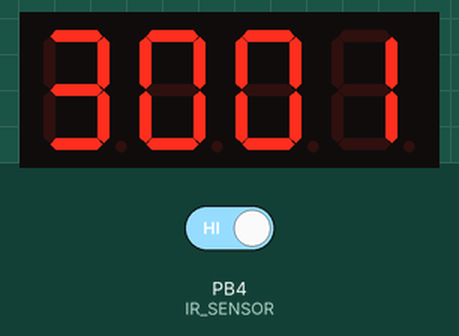
The sketch below on a simulated ATtiny85, built with avr-gcc and run on an emulated ATtiny85. Shown: 4-digit seven-segment display. The test bench sets the inputs (shaded band); at power-on: PB4 (IR_SENSOR) HIGH. What the sketch prints to the serial monitor is not drawn.

Above: at 0.1 s.
At 3.4 s:
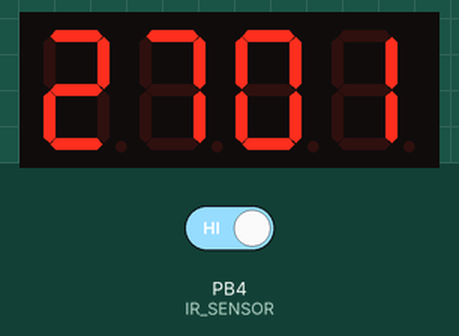
At 7.8 s:
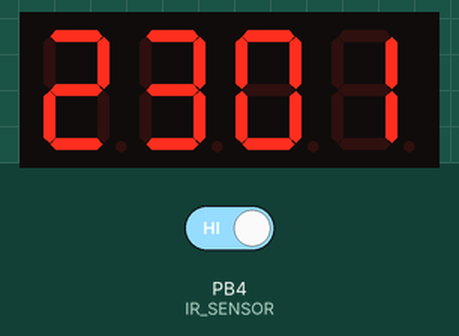
At 16.6 s:
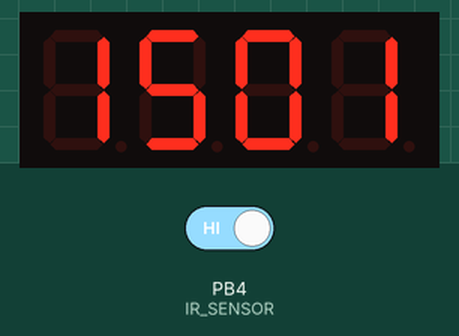
At 25.5 s:
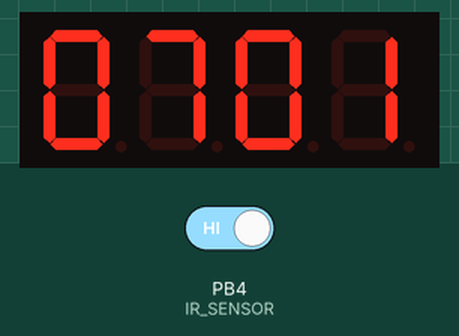
At 33.2 s:
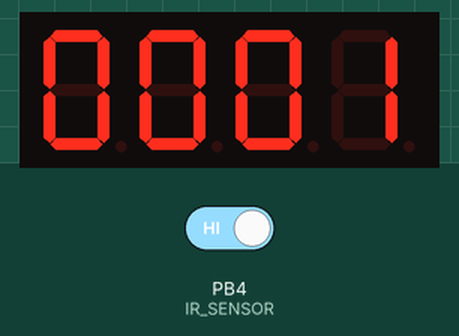

The sketch:

scoreboard.ino
```cpp
#include <Wire.h>
#include "Adafruit_LEDBackpack.h"
#include "Adafruit_GFX.h"

Adafruit_7segment matrix = Adafruit_7segment();

#define PIN 1
#define     IR_LED                 13
#define     IR_SENSOR              4

void setup() {
#ifndef __AVR_ATtiny85__
  Serial.begin(9600);
  Serial.println("Basketball Scoreboard!");
#endif

  matrix.begin(0x70);

  pinMode(IR_LED, OUTPUT);
  pinMode(IR_SENSOR, INPUT);
}

void loop() {
  uint16_t baskets = 0;
  uint16_t print_time = 0;
  boolean in_hoop = false;
  boolean start_game = false;
  printMatrix(30, baskets);

  // start game when basket is scored
  if (isBallInHoop()) {
    start_game = true;
  }

  if (start_game) {
    // time = 1000 * 30s
    for(uint16_t time = 30000; time > 0; time -= 10) {
      // if time == an even second update matrix
      if (time % 1000 == 0) {
        print_time = time / 1000;
        printMatrix(print_time, baskets);
      }

      if (in_hoop) {
        if (!isBallInHoop()) {
          in_hoop = false;
        }
      }

      if (!in_hoop && isBallInHoop()) {
        in_hoop = true;
        baskets++;
        printMatrix(print_time, baskets);
        Serial.println("basketball is in the way!");
        Serial.println(baskets);
      }

      delay(10);
    }
    printMatrix(0, baskets);
    delay(5000);
  }
  delay(100);
}

void printMatrix(uint16_t time, uint16_t count) {
  matrix.writeDigitNum(0, time / 10);
  matrix.writeDigitNum(1, time % 10);
  matrix.writeDigitNum(3, (count / 10) % 10);
  matrix.writeDigitNum(4, count % 10);
  matrix.writeDisplay();
}

///////////////////////////////////////////////////////
// isBallInHoop function
//
// Returns true if a ball is blocking the sensor.
///////////////////////////////////////////////////////
boolean isBallInHoop() {
  // Pulse the IR LED at 38khz for 1 millisecond
  pulseIR(1000);

  // Check if the IR sensor picked up the pulse (i.e. output wire went to ground).
  if (digitalRead(IR_SENSOR) == LOW) {
    return false; // Sensor can see LED, return false.
  }

  return true; // Sensor can't see LED, return true.
}

///////////////////////////////////////////////////////
// pulseIR function
//
// Pulses the IR LED at 38khz for the specified number
// of microseconds.
///////////////////////////////////////////////////////
void pulseIR(long microsecs) {
  // 38khz IR pulse function from Adafruit tutorial: http://learn.adafruit.com/ir-sensor/overview
  // we'll count down from the number of microseconds we are told to wait
  cli();  // this turns off any background interrupts

  while (microsecs > 0) {
    // 38 kHz is about 13 microseconds high and 13 microseconds low
    digitalWrite(IR_LED, HIGH);  // this takes about 3 microseconds to happen
    delayMicroseconds(9);        // hang out for 10 microseconds, you can also change this to 9 if its not working
    digitalWrite(IR_LED, LOW);   // this also takes about 3 microseconds
    delayMicroseconds(9);        // hang out for 10 microseconds, you can also change this to 9 if its not working

    // so 26 microseconds altogether
    microsecs -= 26;
  }

  sei();  // this turns them back on
}
```

Measured:
- what the display in image 1 shows lasts 1.1 s, from 3.3 s to 4.4 s
- what the display in image 5 shows lasts 5.1 s, from 33.2 s to 38.3 s
